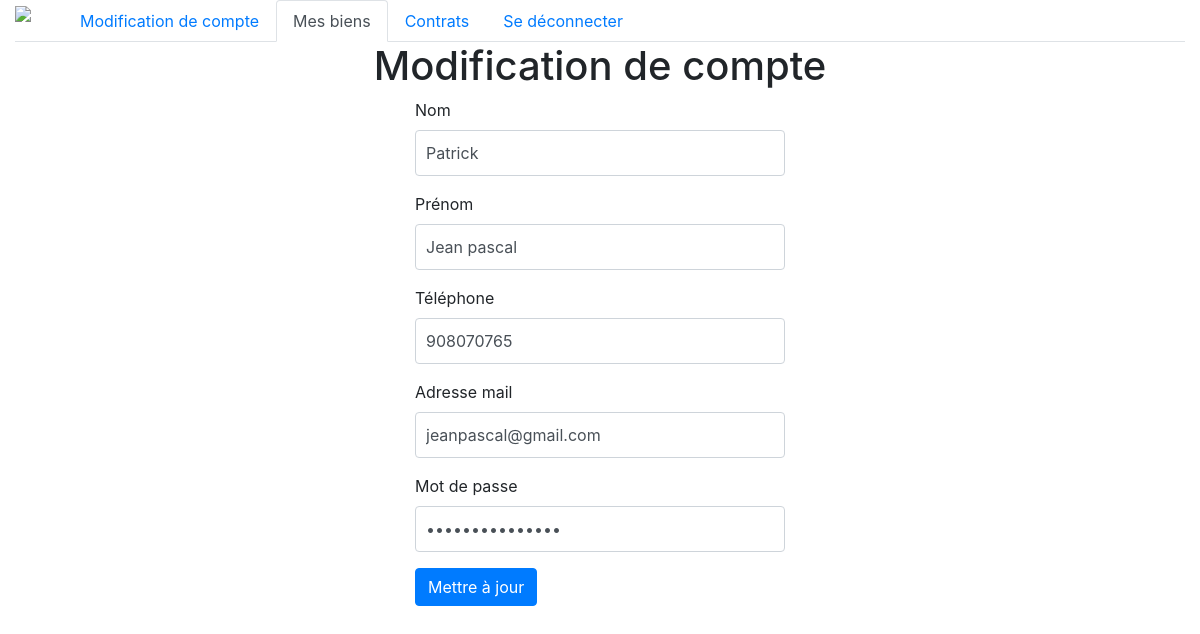
The page /vues/update_compte_user.php (signed in) on the database its author committed.
### tables this page shows
CREATE TABLE `user` (
  `id` int(11) NOT NULL,
  `nom` varchar(15) NOT NULL,
  `prenom` varchar(15) NOT NULL,
  `mail` varchar(30) NOT NULL,
  `mot_de_passe` varchar(40) NOT NULL,
  `telephone` int(11) NOT NULL,
  `id_fonction` int(11) NOT NULL
);

### vues/update_compte_user.php (the view, shortened to what this page needs)
<?php
require('../db/header.php');
require('../db/nav.php');
$id = $_SESSION['id'];
$req = $db->query("SELECT * FROM user WHERE id = $id");
while ($donnees = $req->fetch())
{
  $nom = $donnees['nom'];
  $prenom = $donnees['prenom'];
  $mail = $donnees['mail'];
  $mdp = $donnees['mot_de_passe'];
  $tel = $donnees['telephone'];
}
?>
<h1 class="text-center">Modification de compte</h1>
<div class="container-fluid">
  <div class="row">
    <div class="col-4"></div>
    <div class="col-4">
      <form method="post" action="../controller/update_account_db.php" role="create_account_db">
        <div class="form-group">
          <label for="exampleNom">Nom</label>
          <input type="nom" name="nom" class="form-control" id="exampleNom" aria-describedby="nom" placeholder="Saisir le nom"
            value="<?php echo $nom?>">
        </div>
        <div class="form-group">
          <label for="exampleInputPrenom">Prénom</label>
          <input type="prenom" name="prenom" class="form-control" id="exampleInputPrenom" aria-describedby="prenom"
            placeholder="Saisir le prénom" value="<?php echo $prenom?>">
        </div>
        <div class="form-group">
          <label for="exampleInputTelephone">Téléphone</label>
          <input type="telephone" name="telephone" class="form-control" id="exampleInputTelephone" aria-describedby="prenom"
            placeholder="Saisir le téléphone" value="<?php echo $tel?>">
        </div>
        <div class="form-group">
          <label for="exampleInputEmail1">Adresse mail</label>
          <input type="email" name="email" class="form-control" id="exampleInputEmail1" aria-describedby="emailHelp"
            placeholder="Saisir l'adresse mail" value="<?php echo $mail?>">
        </div>
        <div class="form-group">
          <label for="exampleInputPassword1">Mot de passe</label>
          <input type="password" name="password" class="form-control" id="exampleInputPassword1" placeholder="Saisir le mot de passe"
            value="<?php echo $mdp?>">
        </div>
        <button type="submit" class="btn btn-primary">Mettre à jour</button>
      </form>
    </div>
    <div class="col-4"></div>
  </div>
</div>

### css/style.css (style rules this page uses)
* { -webkit-box-sizing: border-box; -moz-box-sizing: border-box; box-sizing: border-box; outline: none; }

### rows shown on the page
user: nom "Patrick", prenom "Jean pascal", telephone "908070765", email "jeanpascal@gmail.com"
